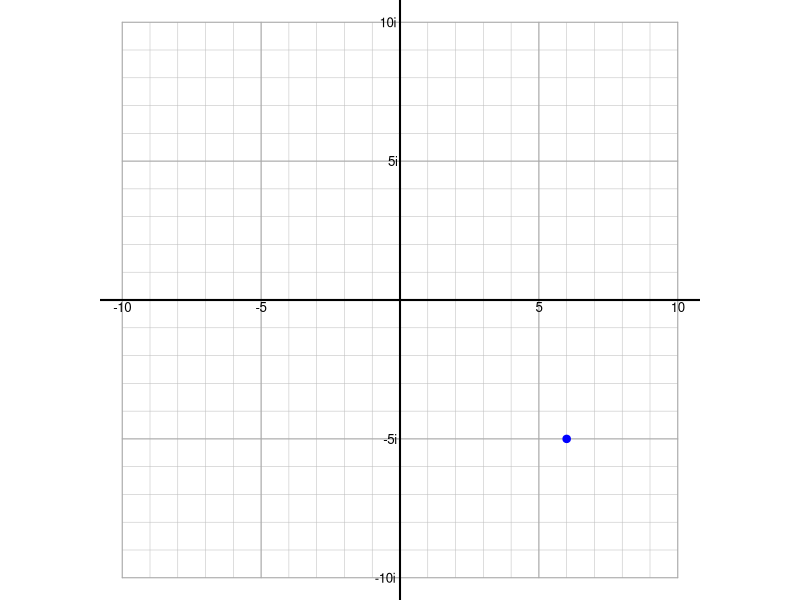

Write the R code that produced this figure.
## ---- chunk 1
options(scipen=999)
ab = sample(2:9,2)
a = ab[1]*sample(c(-1,1),1)
b = ab[2]*sample(c(-1,1),1)
cn = function(a,b){
  cn = gsub("+-","-",paste0(a,"+",b,"i"),fixed=TRUE)
  cn = gsub("0+0i","0",cn,fixed=TRUE)
  cn = gsub("+1i","+i",cn,fixed=TRUE)
  cn = gsub("-1i","-i",cn,fixed=TRUE)
  cn = gsub("+0i","",cn,fixed=TRUE)
  cn = gsub("-0i","",cn,fixed=TRUE)
  if(length(cn)>1 && substr(cn, start = 1, stop = 2)=="0+"){cn = gsub("0+","",cn,fixed=TRUE)}
  if(length(cn)>1 && substr(cn, start = 1, stop = 2)=="0-"){cn = gsub("0-","-",cn,fixed=TRUE)}
  return(cn)
}
cn1 = cn(a,b)
## ---- chunk 2
par(pty="s",mar=c(0,0,0,0))
plot(0,0,type="n",xlim=c(-10,10),ylim=c(-10,10),lwd=2,ylab="imaginary component",xlab="real component",axes=F,ann=F)
for(j in seq(-10,10,1)){
    lines(c(j,j),c(-10,10),lwd=0.5,col="grey")
    lines(c(-10,10),c(j,j),lwd=0.5,col="grey")
}
for(j in seq(-10,10,5)){
    lines(c(j,j),c(-10,10),lwd=1,col="darkgrey")
    lines(c(-10,10),c(j,j),lwd=1,col="darkgrey")
    if(j!=0){
        text(j,0,j,adj=c(0.5,1.2),cex=0.8)
        text(0,j,paste0(j,"i"),adj=c(1.2,0.5),cex=0.8)
    }
}
abline(h=0,lwd=2)
abline(v=0,lwd=2)
points(a,b,pch=20,cex=1.5,col="blue")
